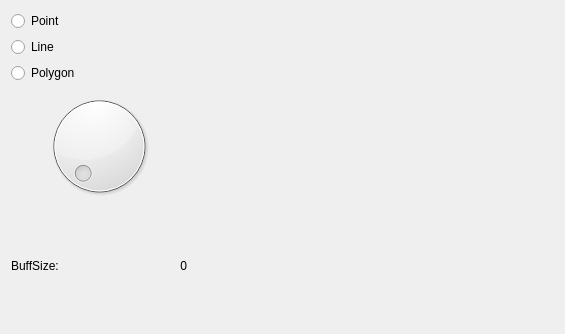
<?xml version="1.0" encoding="UTF-8"?>
<ui version="4.0">
 <class>Widget</class>
 <widget class="QWidget" name="Widget">
  <property name="geometry">
   <rect>
    <x>0</x>
    <y>0</y>
    <width>565</width>
    <height>334</height>
   </rect>
  </property>
  <property name="windowTitle">
   <string>缓冲区DEMO--QT-Widget</string>
  </property>
  <layout class="QVBoxLayout" name="verticalLayout_3">
   <item>
    <layout class="QHBoxLayout" name="horizontalLayout_2">
     <item>
      <layout class="QVBoxLayout" name="verticalLayout">
       <item>
        <layout class="QVBoxLayout" name="verticalLayout_2">
         <item>
          <widget class="QRadioButton" name="rbpoint">
           <property name="text">
            <string>Point</string>
           </property>
          </widget>
         </item>
         <item>
          <widget class="QRadioButton" name="rbline">
           <property name="text">
            <string>Line</string>
           </property>
          </widget>
         </item>
         <item>
          <widget class="QRadioButton" name="rbpolygon">
           <property name="text">
            <string>Polygon</string>
           </property>
          </widget>
         </item>
        </layout>
       </item>
       <item>
        <widget class="QDial" name="buffsize">
         <property name="cursor">
          <cursorShape>PointingHandCursor</cursorShape>
         </property>
         <property name="minimum">
          <number>0</number>
         </property>
         <property name="maximum">
          <number>40</number>
         </property>
         <property name="singleStep">
          <number>5</number>
         </property>
        </widget>
       </item>
       <item>
        <layout class="QHBoxLayout" name="horizontalLayout">
         <item>
          <widget class="QLabel" name="label">
           <property name="text">
            <string>BuffSize:</string>
           </property>
          </widget>
         </item>
         <item>
          <widget class="QLabel" name="label_2">
           <property name="text">
            <string>0</string>
           </property>
           <property name="alignment">
            <set>Qt::AlignRight|Qt::AlignTrailing|Qt::AlignVCenter</set>
           </property>
          </widget>
         </item>
        </layout>
       </item>
      </layout>
     </item>
     <item>
      <widget class="QWidget" name="canvas" native="true">
       <property name="minimumSize">
        <size>
         <width>361</width>
         <height>0</height>
        </size>
       </property>
       <property name="cursor">
        <cursorShape>CrossCursor</cursorShape>
       </property>
       <property name="mouseTracking">
        <bool>true</bool>
       </property>
       <property name="toolTip">
        <string>&lt;html&gt;&lt;head/&gt;&lt;body&gt;&lt;p&gt;左键加点，右键完成&lt;/p&gt;&lt;/body&gt;&lt;/html&gt;</string>
       </property>
       <property name="autoFillBackground">
        <bool>false</bool>
       </property>
      </widget>
     </item>
    </layout>
   </item>
  </layout>
 </widget>
 <layoutdefault spacing="6" margin="11"/>
 <resources/>
 <connections>
  <connection>
   <sender>buffsize</sender>
   <signal>valueChanged(int)</signal>
   <receiver>label_2</receiver>
   <slot>setNum(int)</slot>
   <hints>
    <hint type="sourcelabel">
     <x>62</x>
     <y>61</y>
    </hint>
    <hint type="destinationlabel">
     <x>109</x>
     <y>19</y>
    </hint>
   </hints>
  </connection>
 </connections>
</ui>
